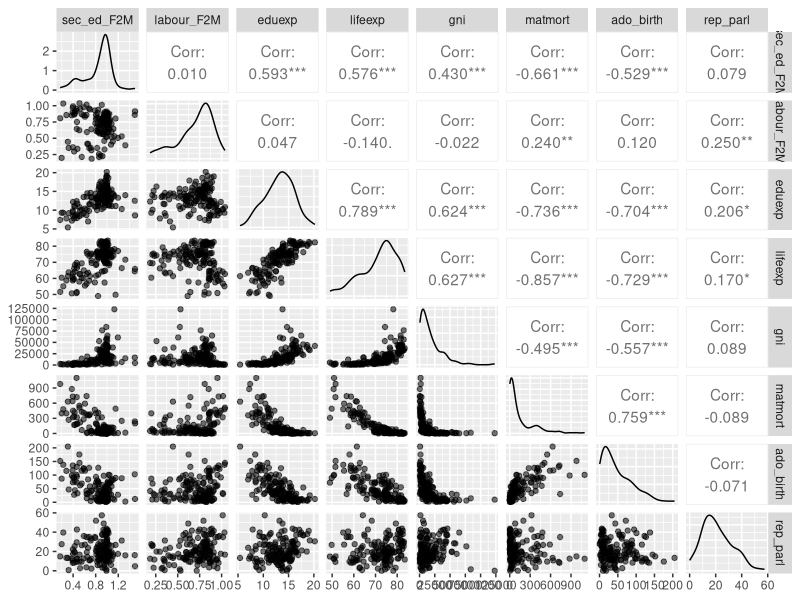

Write R code to recreate this figure.
## ---- chunk 1
human <- read.csv(file = "./data/human.csv", row.names = 1)
str(human)
dim(human)
## ---- chunk 2
library(GGally)
library(ggplot2)
p <- ggpairs(human, mapping = aes(alpha = 0.3), lower = list(combo = wrap("facethist", bins = 20)))
p
